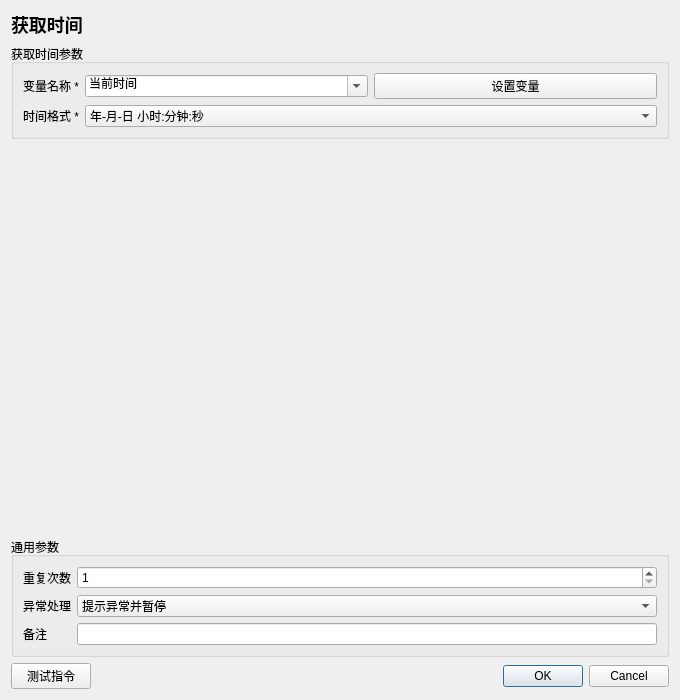
<?xml version="1.0" encoding="UTF-8"?>
<ui version="4.0"><class>InstructionEditor</class><widget class="QDialog" name="InstructionEditor">
<property name="geometry"><rect><x>0</x><y>0</y><width>680</width><height>700</height></rect></property><property name="minimumSize"><size><width>560</width><height>480</height></size></property><property name="windowTitle"><string>获取时间</string></property>
<layout class="QVBoxLayout" name="rootLayout">
<item><widget class="QLabel" name="titleLabel"><property name="text"><string>获取时间</string></property><property name="styleSheet"><string>font-size: 18px; font-weight: 600;</string></property></widget></item>
<item><widget class="QGroupBox" name="parameterGroupBox"><property name="title"><string>获取时间参数</string></property><layout class="QFormLayout" name="parameterFormLayout"><item row="0" column="0"><widget class="QLabel" name="parameterLabel_0"><property name="text"><string>变量名称 *</string></property></widget></item><item row="0" column="1"><widget class="QWidget" name="parameterContainer_0" native="true"><layout class="QHBoxLayout" name="parameterLayout_0"><property name="leftMargin"><number>0</number></property><property name="topMargin"><number>0</number></property><property name="rightMargin"><number>0</number></property><property name="bottomMargin"><number>0</number></property><item><widget class="QComboBox" name="parameter_0"><property name="editable"><bool>true</bool></property><item><property name="text"><string>当前时间</string></property></item></widget></item><item><widget class="QPushButton" name="auxiliary_0"><property name="text"><string>设置变量</string></property></widget></item></layout></widget></item>
<item row="1" column="0"><widget class="QLabel" name="parameterLabel_1"><property name="text"><string>时间格式 *</string></property></widget></item><item row="1" column="1"><widget class="QComboBox" name="parameter_1"><item><property name="text"><string>年-月-日 小时:分钟:秒</string></property></item><item><property name="text"><string>年/月/日 小时:分钟:秒</string></property></item><item><property name="text"><string>月/日/年 小时:分钟:秒</string></property></item><item><property name="text"><string>日-月-年 小时:分钟:秒</string></property></item><item><property name="text"><string>年-月-日</string></property></item><item><property name="text"><string>月/日/年</string></property></item><item><property name="text"><string>日-月-年</string></property></item><item><property name="text"><string>月/年</string></property></item><item><property name="text"><string>时间戳</string></property></item><property name="currentIndex"><number>0</number></property></widget></item></layout></widget></item>
<item><spacer name="verticalSpacer"><property name="orientation"><enum>Qt::Vertical</enum></property><property name="sizeHint" stdset="0"><size><width>20</width><height>20</height></size></property></spacer></item>
<item><widget class="QGroupBox" name="commonGroupBox"><property name="title"><string>通用参数</string></property><layout class="QFormLayout" name="commonFormLayout">
<item row="0" column="0"><widget class="QLabel" name="repeatLabel"><property name="text"><string>重复次数</string></property></widget></item><item row="0" column="1"><widget class="QSpinBox" name="repeatSpinBox"><property name="minimum"><number>1</number></property><property name="maximum"><number>999999</number></property><property name="value"><number>1</number></property></widget></item>
<item row="1" column="0"><widget class="QLabel" name="errorPolicyLabel"><property name="text"><string>异常处理</string></property></widget></item><item row="1" column="1"><widget class="QComboBox" name="errorPolicyComboBox"><item><property name="text"><string>自动跳过</string></property></item><item><property name="text"><string>提示异常并暂停</string></property></item><item><property name="text"><string>提示异常并停止</string></property></item><property name="currentIndex"><number>1</number></property></widget></item>
<item row="2" column="0"><widget class="QLabel" name="noteLabel"><property name="text"><string>备注</string></property></widget></item><item row="2" column="1"><widget class="QLineEdit" name="noteEdit"/></item>
</layout></widget></item>
<item><layout class="QHBoxLayout" name="footerLayout"><item><widget class="QPushButton" name="testButton"><property name="text"><string>测试指令</string></property></widget></item><item><spacer name="footerSpacer"><property name="orientation"><enum>Qt::Horizontal</enum></property><property name="sizeHint" stdset="0"><size><width>40</width><height>20</height></size></property></spacer></item><item><widget class="QDialogButtonBox" name="buttonBox"><property name="standardButtons"><set>QDialogButtonBox::Cancel|QDialogButtonBox::Ok</set></property></widget></item></layout></item>
</layout></widget><resources/><connections/></ui>
